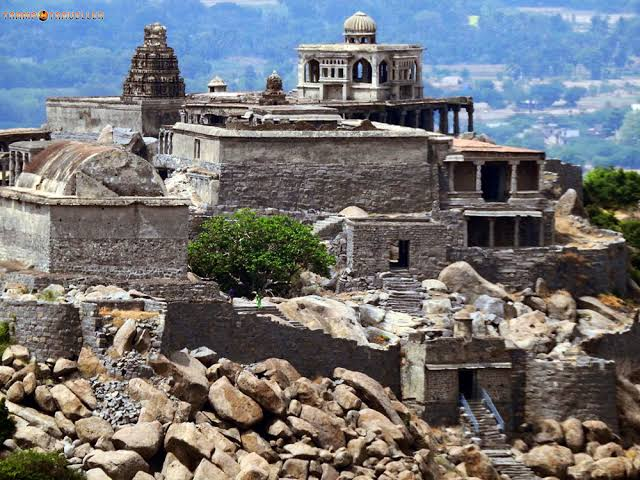
#> input picture image 5.jpg, 640 x 480 px
$ jupyter execute DIPT-EXP5.ipynb   (older library calls are emulated)
#> lines starting #> are read from the running program, lines starting #| are printed output that depends on the picture
## EX NO : 5

## NAME : VIJAY K

## REG NO : 212224240182

[cell 1]
import cv2
import numpy as np
import matplotlib.pyplot as plt

[cell 2]
image = cv2.imread('image 5.jpg')
#> image is the input picture: shape (480, 640, 3); mean B, G, R 118.1, 115.8, 115.3
plt.imshow(image[:,:,::-1])
plt.show()

## 1. Smoothing Filters

## i) Using Averaging Filter

[cell 3]
image1=cv2.imread("image 5.jpg")
image2=cv2.cvtColor(image1,cv2.COLOR_BGR2RGB)

[cell 4]
kernel=np.ones((11,11),np.float32)/169

[cell 5]
image3=cv2.filter2D(image2,-1,kernel)
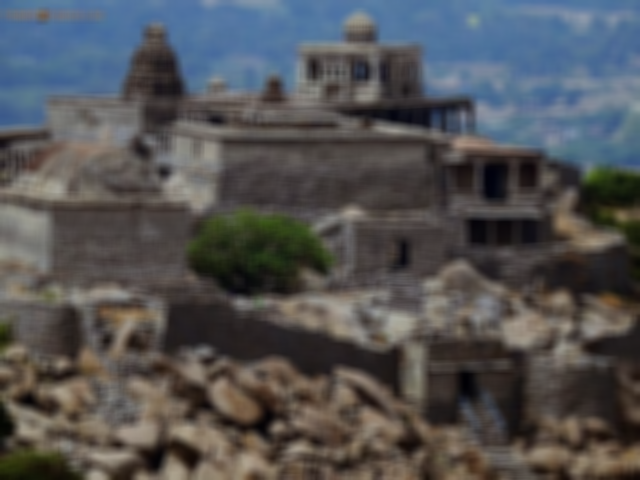
#> image3: shape (480, 640, 3); mean R, G, B 82.6, 82.9, 84.5
plt.figure(figsize=(9,9))
plt.subplot(1,2,1)
plt.imshow(image2)
plt.title("Original Image")
plt.axis("off")
plt.subplot(1,2,2)
plt.imshow(image3)
plt.title("Average Filter Image")
plt.axis("off")
plt.show()
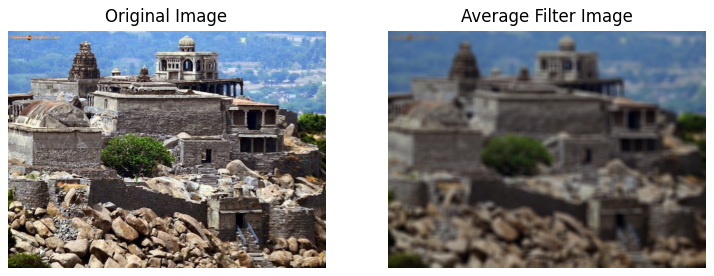
#> figure drawn by matplotlib, 2 panels

## ii) Using Weighted Averaging Filter

[cell 6]
kernel1=np.array([[1,2,1],[2,4,2],[1,2,1]])/16

[cell 7]
image2=cv2.cvtColor(image1,cv2.COLOR_BGR2RGB)
image3=cv2.filter2D(image2,-1,kernel1)

[cell 8]
plt.subplot(1,2,1)
plt.imshow(image2)
plt.title("Original Image")
plt.axis("off")
plt.subplot(1,2,2)
plt.imshow(image3)
plt.title("Weighted Average Filter Image")
plt.axis("off")
plt.show()
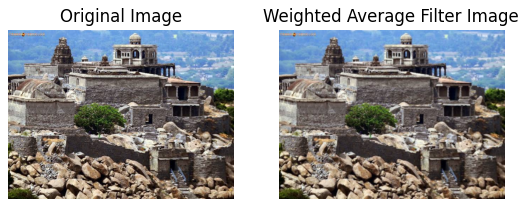
#> figure drawn by matplotlib, 2 panels

## iii) Using Gaussian Filter

[cell 9]
gaussian_blur=cv2.GaussianBlur(image2,(33,33),0,0)
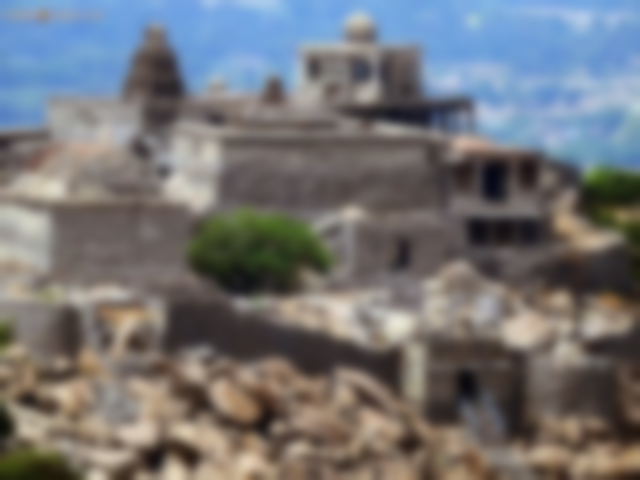
#> gaussian_blur: shape (480, 640, 3); mean R, G, B 115.3, 115.8, 118.1

[cell 10]
plt.subplot(1,2,1)
plt.imshow(image2)
plt.title("Original Image")
plt.axis("off")
plt.subplot(1,2,2)
plt.imshow(gaussian_blur)
plt.title("Gaussian Blur")
plt.axis("off")
plt.show()

## iv)Using Median Filter

[cell 11]
median=cv2.medianBlur(image2,13)
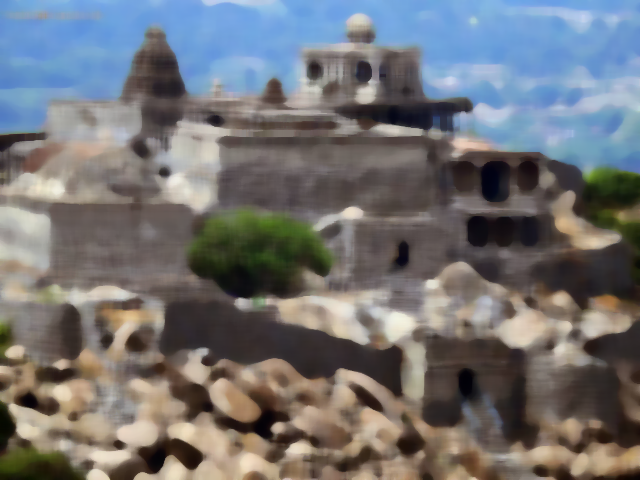
#> median: shape (480, 640, 3); mean R, G, B 113.8, 114.4, 116.8

[cell 12]
plt.figure(figsize=(9,9))
plt.subplot(1,2,1)
plt.imshow(image2)
plt.title("Original Image")
plt.axis("off")
plt.subplot(1,2,2)
plt.imshow(median)
plt.title("Median Blur")
plt.axis("off")
plt.show()

## 2. Sharpening Filters
## i) Using Laplacian Linear Kernal

[cell 13]
kernel2=np.array([[-1,-1,-1],[2,-2,1],[2,1,-1]])

[cell 14]
image3=cv2.filter2D(image2,-1,kernel2)
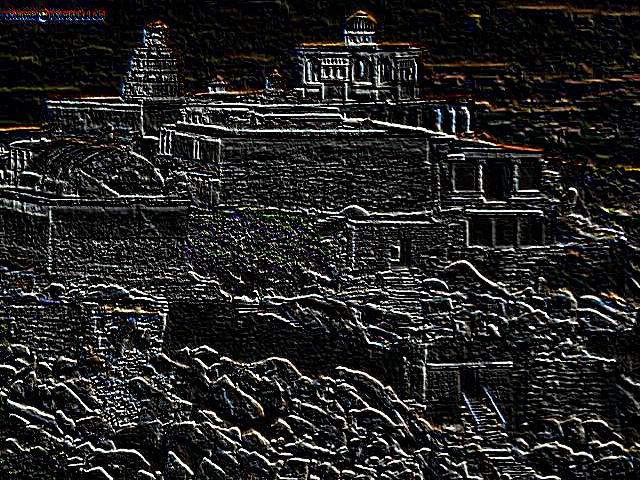
#> image3: shape (480, 640, 3); mean R, G, B 35.6, 35, 34.4

[cell 15]
plt.subplot(1,2,1)
plt.imshow(image2)
plt.title("Original Image")
plt.axis("off")
plt.subplot(1,2,2)
plt.imshow(image3)
plt.title("Laplacian Kernel")
plt.axis("off")
plt.show()

## ii) Using Laplacian Operator

[cell 16]
laplacian=cv2.Laplacian(image2,cv2.CV_64F)
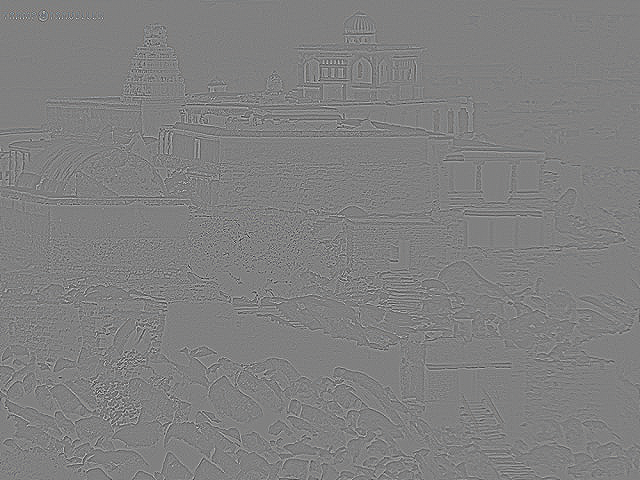
#> laplacian: shape (480, 640, 3) float64; mean R, G, B 0, 0, 0; drawn with min black and max white

[cell 17]
plt.subplot(1,2,1)
plt.imshow(image2)
plt.title("Original Image")
plt.axis("off")
plt.subplot(1,2,2)
plt.imshow(laplacian)
plt.title("Laplacian Operator")
plt.axis("off")
plt.show()
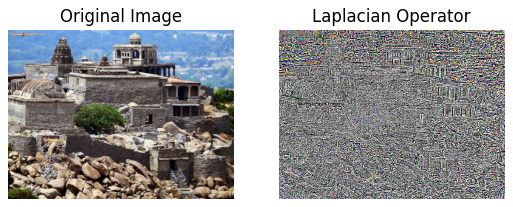
#> figure drawn by matplotlib, 2 panels
